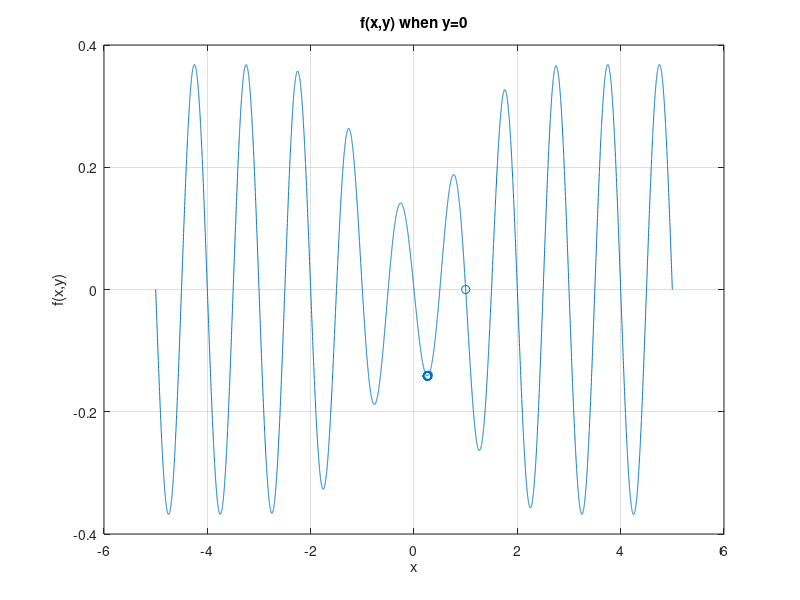

The MATLAB script that drew this image:
%%
t = -5 : 0.001 : 5;
y = @(t) exp(-1).*-exp(-1./(2.^(t.^2))).*sin(2.*pi.*t);
ydot = @(t) - (828390857088487.*pi.*exp(-1./2.^(t.^2)).*cos(2.*pi.*t))./1125899906842624 ...
    - (828390857088487./2.^(t.^2).*t.*exp(-1./2.^(t.^2)).*log(2).*sin(2.*pi.*t))./1125899906842624;
ydotdot = @(t)(2602466630930143.*pi.*exp(-1./2.^(t.^2)).*sin(2.*pi.*t))./562949953421312 ...
    - (5171904871873710253613311121833./2.^(t.^2).*exp(-1./2.^(t.^2)).*sin(2.*pi.*t))./10141204801825835211973625643008 ...
    + (5171904871873710253613311121833./2.^(t.^2).*t.^2.*exp(-1./2.^(t.^2)).*log(2).*sin(2.*pi.*t))./5070602400912917605986812821504 ...
    - (5171904871873710253613311121833./2.^(2.*t.^2).*t.^2.*exp(-1./2.^(t.^2)).*log(2).*sin(2.*pi.*t))./5070602400912917605986812821504 ...
    - (5171904871873710253613311121833./2.^(t.^2).*t.*pi.*exp(-1./2.^(t.^2)).*cos(2.*pi.*t))./5070602400912917605986812821504 ...
    - (2602466630930143./2.^(t.^2).*t.*exp(-1./2.^(t.^2)).*log(2).*cos(2.*pi.*t))./562949953421312;


% y = @(t) exp(-1./(2.^(t.^3))).*sin(pi*t);
% ydot = @(t) (3 * log(2) * t.^2 .* (2.^(-t.^3))) .* sin(pi.*t) .* exp(-1./(2.^(t.^3))) + pi * cos(pi.*t) .* exp(-1./(2.^(t.^3)));
% ydotdot = @(t) 3*log(2)*(t.^2.*(2.^(-t.^3)).*ydot(t)+(2*t.*(2.^(-t.^3))-3*log(2).*t.^4.*(2.^(-t.^3))).*y(t)) ...
%                +exp(-1./(2.^(t.^3))).*(3*log(2)*t.^2.*(2.^(-t.^3)).*pi.*cos(pi*t)-pi^2*sin(pi*t));
           
plot(t,y(t));
hold on;
%%
% tol = 1e-6;
t_n(:,1) = 1;
for ii = 1 : 1000
    if ydot(t_n(:,ii)) == 0 && ydotdot(t_n(:,ii)) < 0
        break
    end
        t_n(:,ii+1) = t_n(:,ii) - ydot(t_n(:,ii))/ydotdot(t_n(:,ii));
end
scatter(t_n,y(t_n));
hold on;
grid on;
xlabel('x');
ylabel('f(x,y)');
title('f(x,y) when y=0');
